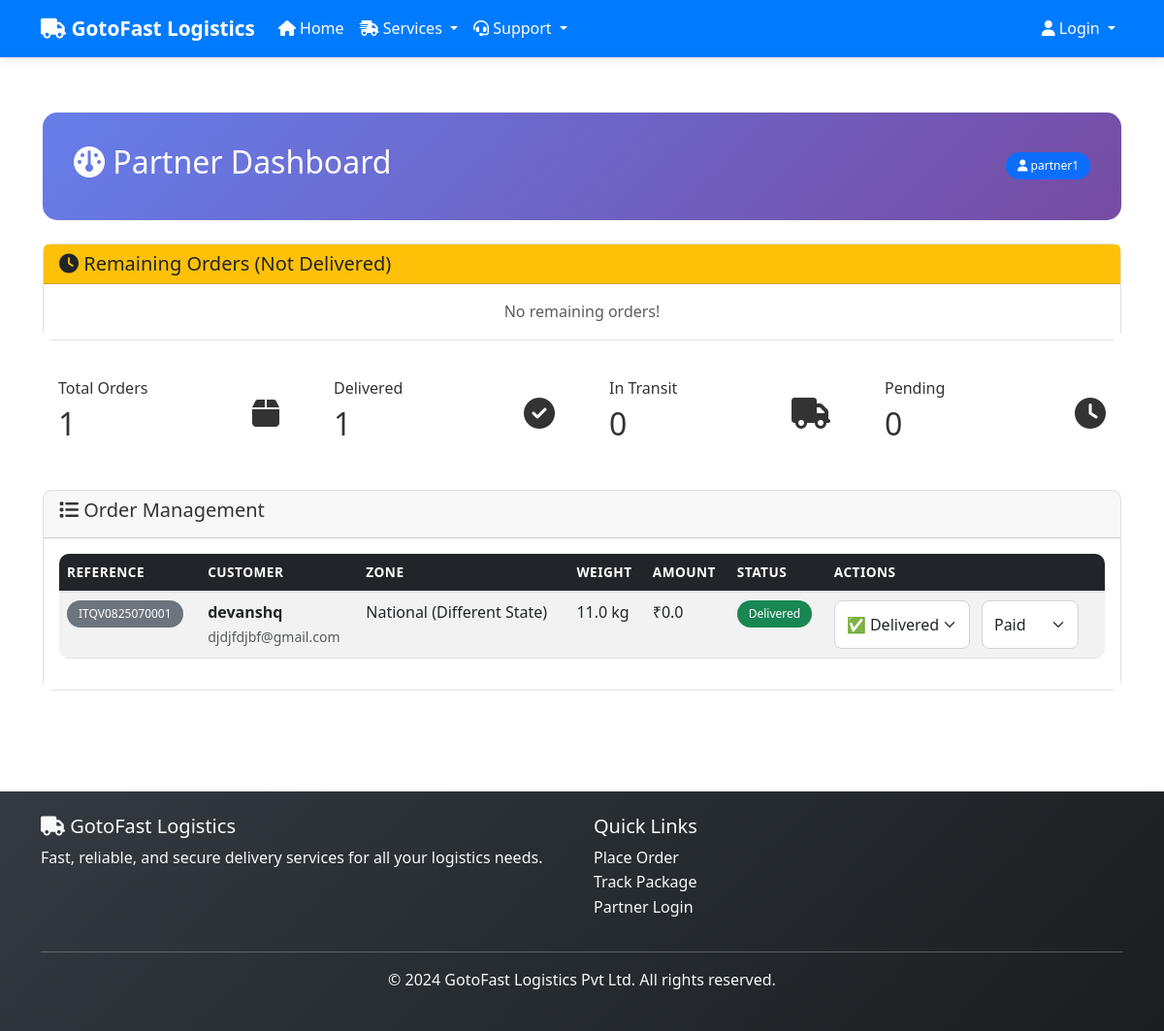
Page /partner/dashboard (signed in) on the committed database.
### models.py (models this page shows, shortened)
class Order(db.Model):
    __tablename__ = 'orders'
    id = db.Column(db.Integer, primary_key=True)
    reference_number = db.Column(db.String(20), unique=True, nullable=False)
    customer_name = db.Column(db.String(100), nullable=False)
    customer_email = db.Column(db.String(120), nullable=False)
    customer_phone = db.Column(db.String(20), nullable=False)
    pickup_address = db.Column(db.Text, nullable=False)
    delivery_address = db.Column(db.Text, nullable=False)
    zone_id = db.Column(db.Integer, db.ForeignKey('zones.id'), nullable=False)
    weight = db.Column(db.Float, nullable=False)  # in kg
    length = db.Column(db.Float, nullable=False)  # in cm
    width = db.Column(db.Float, nullable=False)   # in cm
    height = db.Column(db.Float, nullable=False)  # in cm
    quantity = db.Column(db.Integer, nullable=False, default=1)  # number of packages
    package_description = db.Column(db.Text)
    insurance_required = db.Column(db.Boolean, default=False)
    insurance_value = db.Column(db.Float, default=0.0)  # declared value for insurance
    insurance_premium = db.Column(db.Float, default=0.0)  # insurance cost
    recipient_name = db.Column(db.String(100), nullable=False)
    recipient_phone = db.Column(db.String(20), nullable=False)
    payment_mode = db.Column(db.String(50), nullable=False)
    payment_status = db.Column(db.String(20), default='pending')  # pending, paid, unpaid, failed
    base_amount = db.Column(db.Float, nullable=False, default=0.0)  # Base shipping cost
    pickup_charge = db.Column(db.Float, nullable=False, default=0.0)  # Pickup fee
    extra_weight_charge = db.Column(db.Float, nullable=False, default=0.0)  # Extra weight fee
    payment_fee = db.Column(db.Float, nullable=False, default=0.0)  # COD/Card fee
    subtotal = db.Column(db.Float, nullable=False, default=0.0)  # Before tax
    gst_amount = db.Column(db.Float, nullable=False, default=0.0)  # GST
    total_amount = db.Column(db.Float, nullable=False)
    invoice_number = db.Column(db.String(20), unique=True)
    invoice_date = db.Column(db.DateTime)
    invoice_generated = db.Column(db.Boolean, default=False)
    payment_status = db.Column(db.String(20), default='pending')  # pending, paid, failed
    delivery_status = db.Column(db.String(20), default='pending')  # pending, picked_up, in_transit, delivered, cancelled
    estimated_delivery = db.Column(db.DateTime, nullable=False)
    actual_delivery = db.Column(db.DateTime)
    created_at = db.Column(db.DateTime, default=datetime.utcnow)
    updated_at = db.Column(db.DateTime, default=datetime.utcnow, onupdate=datetime.utcnow)
    zone = db.relationship('Zone', backref='orders')
    partner = db.relationship('DeliveryPartner', backref='orders')
    partner_id = db.Column(db.Integer, db.ForeignKey('delivery_partners.id'), nullable=True)

class Zone(db.Model):
    __tablename__ = 'zones'
    id = db.Column(db.Integer, primary_key=True)
    name = db.Column(db.String(100), unique=True, nullable=False)
    base_rate = db.Column(db.Float, nullable=False)  # Base rate per kg
    delivery_days = db.Column(db.Integer, nullable=False)  # Standard delivery days
    is_active = db.Column(db.Boolean, default=True)
    created_at = db.Column(db.DateTime, default=datetime.utcnow)

### routes.py (the view)
@app.route('/partner/dashboard')
def partner_dashboard():
    if 'partner_id' not in session:
        flash('Please login to access the dashboard', 'error')
        return redirect(url_for('partner_login'))
    page = request.args.get('page', 1, type=int)
    status_filter = request.args.get('status', 'all')
    query = Order.query
    if status_filter != 'all':
        query = query.filter_by(delivery_status=status_filter)
    orders = query.order_by(Order.created_at.desc()).paginate(
        page=page, per_page=10, error_out=False
    )
    remaining_orders = Order.query.filter(
        Order.delivery_status != 'delivered'
    ).order_by(Order.created_at.desc()).limit(5).all()
    return render_template('partner_dashboard_simple.html',
                         orders=orders,
                         status_filter=status_filter,
                         remaining_orders=remaining_orders)

### templates/partner_dashboard_simple.html (shortened to what this page needs)
{% extends "base.html" %}
{% block content %}
<div class="container-fluid" style="padding: 2rem;">
    <div class="row">
        <div class="col-12">
            <div class="dashboard-header d-flex justify-content-between align-items-center mb-4">
                <h2><i class="fas fa-dashboard"></i> Partner Dashboard</h2>
                <div class="user-info">
                    <span class="badge bg-primary"><i class="fas fa-user"></i> {{ session.partner_username }}</span>
                </div>
            </div>
            <div class="card mb-4">
                <div class="card-header bg-warning text-dark">
                    <h5 class="mb-0"><i class="fas fa-clock"></i> Remaining Orders (Not Delivered)</h5>
                </div>
                <div class="card-body">
                    {% if remaining_orders %}
                        <div class="table-responsive">
                            <table class="table table-bordered table-hover">
                                <thead class="table-light">
                                    <tr>
                                        <th>Reference</th>
                                        <th>Customer</th>
                                        <th>Status</th>
                                        <th>Quick Actions</th>
                                    </tr>
                                </thead>
                                <tbody>
                                    {% for order in remaining_orders %}
                                    <tr>
                                        <td><span class="badge bg-secondary">{{ order.reference_number }}</span></td>
                                        <td><strong>{{ order.customer_name }}</strong><br><small>{{ order.customer_email }}</small></td>
                                        <td><span class="badge bg-info">{{ order.delivery_status.replace('_', ' ').title() }}</span></td>
                                        <td>
                                            <form method="POST" action="{{ url_for('update_order_status', order_id=order.id) }}" style="display:inline;">
                                                <input type="hidden" name="delivery_status" value="picked_up">
                                                <button type="submit" class="btn btn-sm btn-outline-primary me-1" {% if order.delivery_status != 'pending' %}disabled{% endif %}>Mark as Picked Up</button>
                                            </form>
                                            <form method="POST" action="{{ url_for('update_order_status', order_id=order.id) }}" style="display:inline;">
                                                <input type="hidden" name="delivery_status" value="in_transit">
                                                <button type="submit" class="btn btn-sm btn-outline-warning me-1" {% if order.delivery_status != 'picked_up' %}disabled{% endif %}>Mark as In Transit</button>
                                            </form>
                                            <form method="POST" action="{{ url_for('update_order_status', order_id=order.id) }}" style="display:inline;">
                                                <input type="hidden" name="delivery_status" value="delivered">
                                                <button type="submit" class="btn btn-sm btn-outline-success" {% if order.delivery_status != 'in_transit' %}disabled{% endif %}>Mark as Delivered</button>
                                            </form>
                                        </td>
                                    </tr>
                                    {% endfor %}
                                </tbody>
                            </table>
                        </div>
                    {% else %}
                        <div class="text-center text-muted">No remaining orders!</div>
                    {% endif %}
                </div>
            </div>
            <div class="row g-4 mb-4">
                <div class="col-lg-3 col-md-6">
                    <div class="card bg-primary text-white">
                        <div class="card-body">
                            <div class="d-flex justify-content-between">
                                <div>
                                    <h6 class="card-title">Total Orders</h6>
                                    <h2>{{ orders.total }}</h2>
                                </div>
                                <div class="align-self-center">
                                    <i class="fas fa-box fa-2x"></i>
                                </div>
                            </div>
                        </div>
                    </div>
                </div>
                <div class="col-lg-3 col-md-6">
                    <div class="card bg-success text-white">
                        <div class="card-body">
                            <div class="d-flex justify-content-between">
                                <div>
                                    <h6 class="card-title">Delivered</h6>
                                    <h2>{{ orders.items | selectattr('delivery_status', 'equalto', 'delivered') | list | length }}</h2>
                                </div>
                                <div class="align-self-center">
                                    <i class="fas fa-check-circle fa-2x"></i>
                                </div>
                            </div>
                        </div>
                    </div>
                </div>
                <div class="col-lg-3 col-md-6">
                    <div class="card bg-warning text-white">
                        <div class="card-body">
                            <div class="d-flex justify-content-between">
                                <div>
                                    <h6 class="card-title">In Transit</h6>
                                    <h2>{{ orders.items | selectattr('delivery_status', 'equalto', 'in_transit') | list | length }}</h2>
                                </div>
                                <div class="align-self-center">
                                    <i class="fas fa-truck fa-2x"></i>
                                </div>
                            </div>
                        </div>
                    </div>
                </div>
                <div class="col-lg-3 col-md-6">
                    <div class="card bg-info text-white">
                        <div class="card-body">
                            <div class="d-flex justify-content-between">
                                <div>
                                    <h6 class="card-title">Pending</h6>
                                    <h2>{{ orders.items | selectattr('delivery_status', 'equalto', 'pending') | list | length }}</h2>
                                </div>
                                <div class="align-self-center">
                                    <i class="fas fa-clock fa-2x"></i>
                                </div>
                            </div>
                        </div>
                    </div>
                </div>
            </div>
            <div class="card">
                <div class="card-header">
                    <h5><i class="fas fa-list"></i> Order Management</h5>
                </div>
                <div class="card-body">
                    {% if orders.items %}
                        <div class="table-responsive">
                            <table class="table table-striped table-hover">
                                <thead class="table-dark">
                                    <tr>
                                        <th>Reference</th>
                                        <th>Customer</th>
                                        <th>Zone</th>
                                        <th>Weight</th>
                                        <th>Amount</th>
                                        <th>Status</th>
                                        <th>Actions</th>
                                    </tr>
                                </thead>
                                <tbody>
                                    {% for order in orders.items %}
                                        <tr>
                                            <td>
                                                <span class="badge bg-secondary">{{ order.reference_number }}</span>
                                            </td>
                                            <td>
                                                <div>
                                                    <strong>{{ order.customer_name }}</strong><br>
                                                    <small class="text-muted">{{ order.customer_email }}</small>
                                                </div>
                                            </td>
                                            <td>{{ order.zone.name }}</td>
                                            <td>{{ order.weight }} kg</td>
                                            <td>₹{{ order.total_amount }}</td>
                                            <td>
                                                <span class="badge bg-{{ 'success' if order.delivery_status == 'delivered' else 'warning' if order.delivery_status == 'in_transit' else 'danger' if order.delivery_status == 'cancelled' else 'info' }}">
                                                    {{ order.delivery_status.replace('_', ' ').title() }}
                                                </span>
                                            </td>
                                            <td>
                                                <form method="POST" action="{{ url_for('update_order_status', order_id=order.id) }}" style="display: inline;">
                                                    <select name="delivery_status" class="form-select form-select-sm" onchange="this.form.submit()" style="width: auto; display: inline-block; min-width: 140px;">
                                                        <option value="delivered" {% if order.delivery_status == 'delivered' %}selected{% endif %}>✅ Delivered</option>
                                                    </select>
                                                </form>
                                                <form method="POST" action="{{ url_for('update_payment_status', order_id=order.id) }}" style="display: inline; margin-left: 8px;">
                                                    <select name="payment_status" class="form-select form-select-sm" onchange="this.form.submit()" style="width: auto; display: inline-block; min-width: 100px;">
                                                        <option value="paid" {% if order.payment_status == 'paid' %}selected{% endif %}>Paid</option>
                                                    </select>
                                                </form>
                                            </td>
                                        </tr>
                                    {% endfor %}
                                </tbody>
                            </table>
                        </div>
                    {% else %}
                        <div class="text-center py-4">
                            <i class="fas fa-box-open fa-3x text-muted mb-3"></i>
                            <p class="text-muted">No orders found.</p>
                        </div>
                    {% endif %}
                </div>
            </div>
        </div>
    </div>
</div>
{% endblock %}

### rows in the picture
Order: reference_number "ITQV0825070001", customer_name "devanshq", customer_email "djdjfdjbf@gmail.com", zone.name "National (Different State)", weight "11.0", total_amount "0.0", delivery_status.replace "Delivered", delivery_status "✅ Delivered", payment_status "Paid"

### other values in the picture
{{ config['SITE_NAME'] }} "GotoFast Logistics"
{{ session.partner_username }} "partner1"
{{ orders.total }} "1"
{{ config['COMPANY_NAME'] }} "GotoFast Logistics Pvt Ltd"
